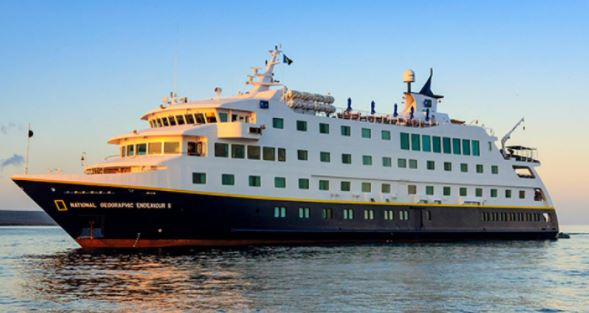
#> input picture Option 4 Part 2/option2pics/ship2.JPG, 589 x 313 px, found by its file name
$ python 'Image Resize.py'   (older library calls are emulated)
#> lines starting #> are read from the running program, lines starting #| are printed output that depends on the picture
from PIL import Image
import matplotlib.pyplot as plt

select_image = 'ship2'

image = Image.open('option2pics/'+select_image+'.jpg')
#> image is the input picture: PIL image 589x313 RGB; mean R, G, B 130.6, 146.8, 156.7

resized = image.resize((32, 32),Image.ANTIALIAS)
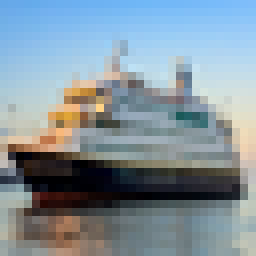
#> resized: PIL image 32x32 RGB (shown 8 times larger); mean R, G, B 130.7, 146.9, 156.7

print("Orignal size :", image.size)
#| Orignal size : (589, 313)
print("Resized image size:", resized.size)
#| Resized image size: (32, 32)

plt.imshow(image)
plt.show()

plt.imshow(resized)
plt.show()

resized.save('Resized/R_'+select_image+'.jpg')

$ run again, with Option 4 Part 2/option2pics/ship1.JPG copied over Option 4 Part 2/option2pics/ship2.JPG
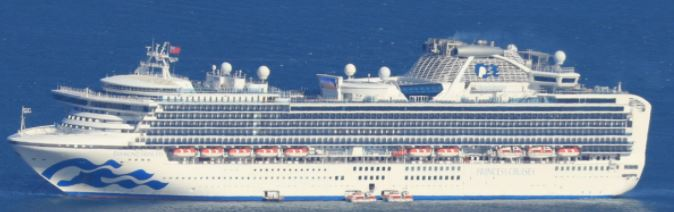
#> input picture Option 4 Part 2/option2pics/ship1.JPG, 674 x 212 px, found by its file name
#> image is the input picture: PIL image 674x212 RGB; mean R, G, B 113.8, 134.3, 159.9
#> `resized = image.resize((32, 32),Image.ANTIALIAS)`:
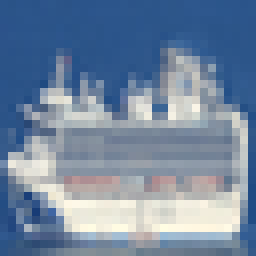
#> resized: PIL image 32x32 RGB (shown 8 times larger); mean R, G, B 113.8, 134.3, 159.9
#| Orignal size : (674, 212)
#| Resized image size: (32, 32)
